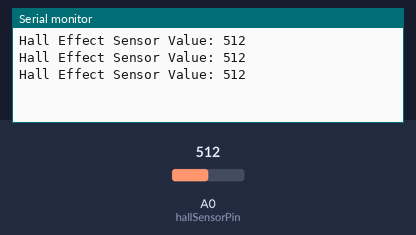
This sketch was run on a simulated Arduino Uno, built with avr-gcc and run on an emulated ATmega328P. On the bench: the last lines printed to the serial monitor. The test bench sets the inputs (shaded band); at power-on: A0 (hallSensorPin) = 512.

Above: at 1.3 s.
1.4 s: A0 (hallSensorPin) set to 716
At 1.9 s:
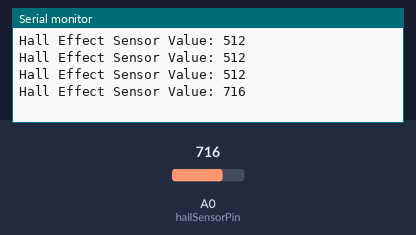
2.9 s: A0 (hallSensorPin) set to 900
At 3.4 s:
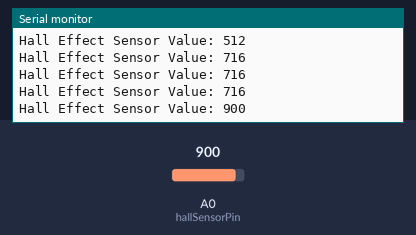
Timing chart, 0 to 5.9 s (numbered marks = the images above; inputs shaded):
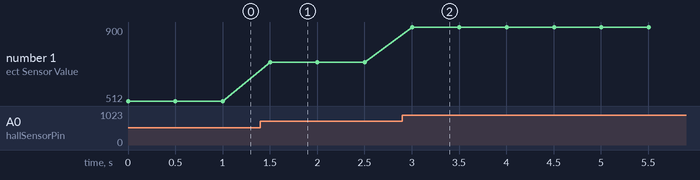

The sketch:

MagnaticField_Sensor_Read.ino
```cpp
const int hallSensorPin = 0;  // Internal ADC pin for Hall Effect sensor

void setup() {
  Serial.begin(115200);  // Initialize serial communication at 115200 baud
}

void loop() {
  int hallValue = analogRead(hallSensorPin);  // Read the value from the Hall Effect sensor
  Serial.print("Hall Effect Sensor Value: ");
  Serial.println(hallValue);   // Print the value to the serial monitor
  delay(500);  // Delay for 500 milliseconds
}
```

Measured:
- after the input at 1.4 s, the serial monitor: prints a new line after 0.10 s (image 1)
- after the input at 2.9 s, the serial monitor: prints a new line after 0.10 s (image 2)
- plotted number 1: 512 → 716 after the input at 1.4 s, 716 → 900 after the input at 2.9 s
